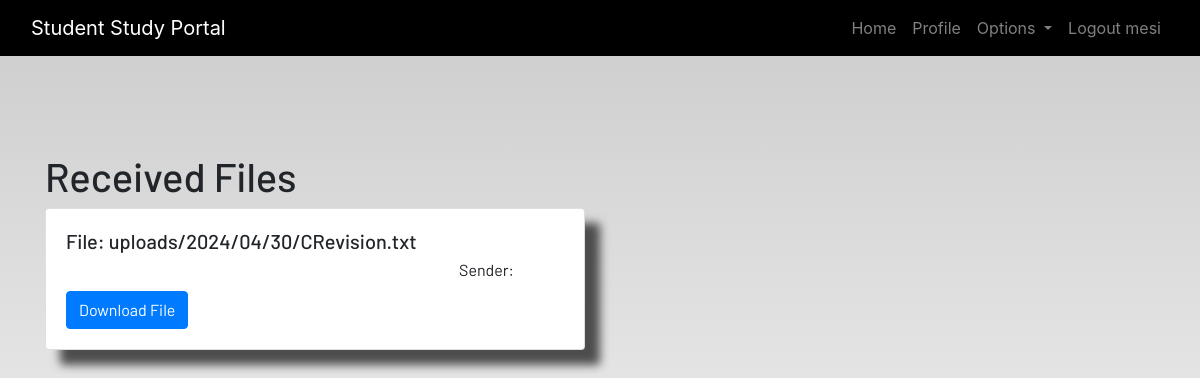
Before: /received-files/ (signed in) with the older database file.
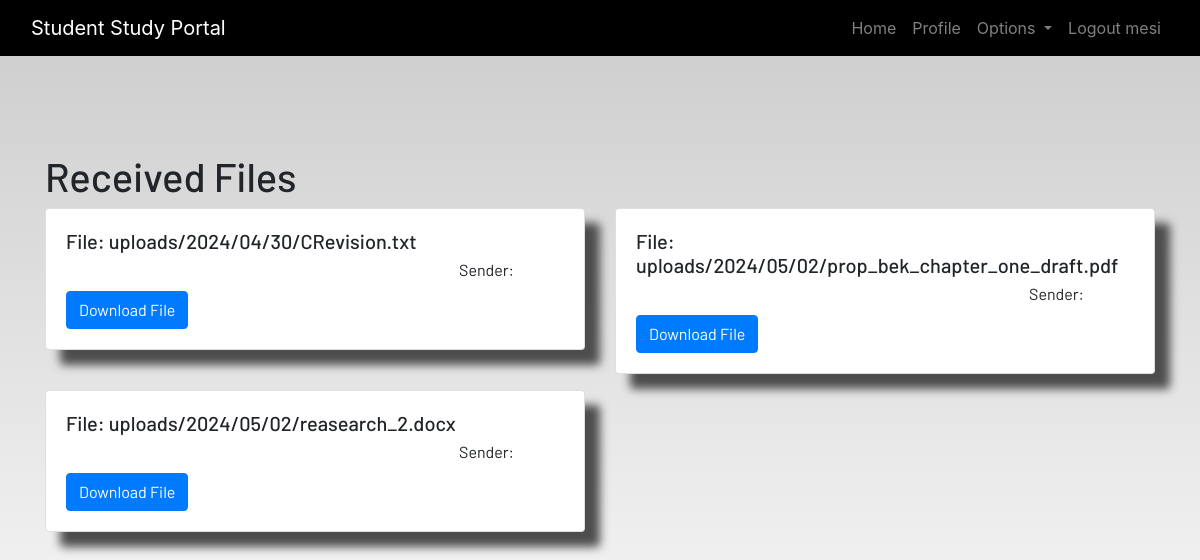
After: the same page with the newer database file.
### dashboard/models.py (models this page shows, shortened)
class UploadedFile(models.Model):
    user = models.ForeignKey(User, on_delete=models.CASCADE, null=True, default=None)
    file = models.FileField(upload_to='uploads/%Y/%m/%d/')
    uploaded_at = models.DateTimeField(auto_now_add=True)

### dashboard/views.py (the view)
# urls.py: path('received-files/', views.received_files, name='received_files'),
@login_required
def received_files(request):
    files = UploadedFile.objects.filter(user=request.user)
    return render(request, 'dashboard/received_files.html', {'files': files})

### dashboard/templates/dashboard/received_files.html
{% extends 'dashboard/base.html' %}
{% block content %}
<div class="container mt-5">
    <h1>Received Files</h1>
    {% if files %}
    <div class="row">
        {% for file in files %}
        <div class="col-md-6">
            <div class="card mb-3">
                <div class="card-body">
                    <h5 class="card-title">File: {{ file.file.name }}</h5>
                    <p class="card-text">Sender: {{ file.sender.username }}</p>
                    <a href="{% url 'download_file' file.id %}" class="btn btn-primary">Download File</a>
                </div>
            </div>
        </div>
        {% empty %}
        <div class="col">
            <p>No files received yet.</p>
        </div>
        {% endfor %}
    </div>
    {% else %}
    <p>No files received yet.</p>
    {% endif %}
</div>
{% endblock %}

Changed rows visible on the page:
added UploadedFile: file.name "uploads/2024/05/02/prop_bek_chapter_one_draft.pdf"
added UploadedFile: file.name "uploads/2024/05/02/reasearch_2.docx"
